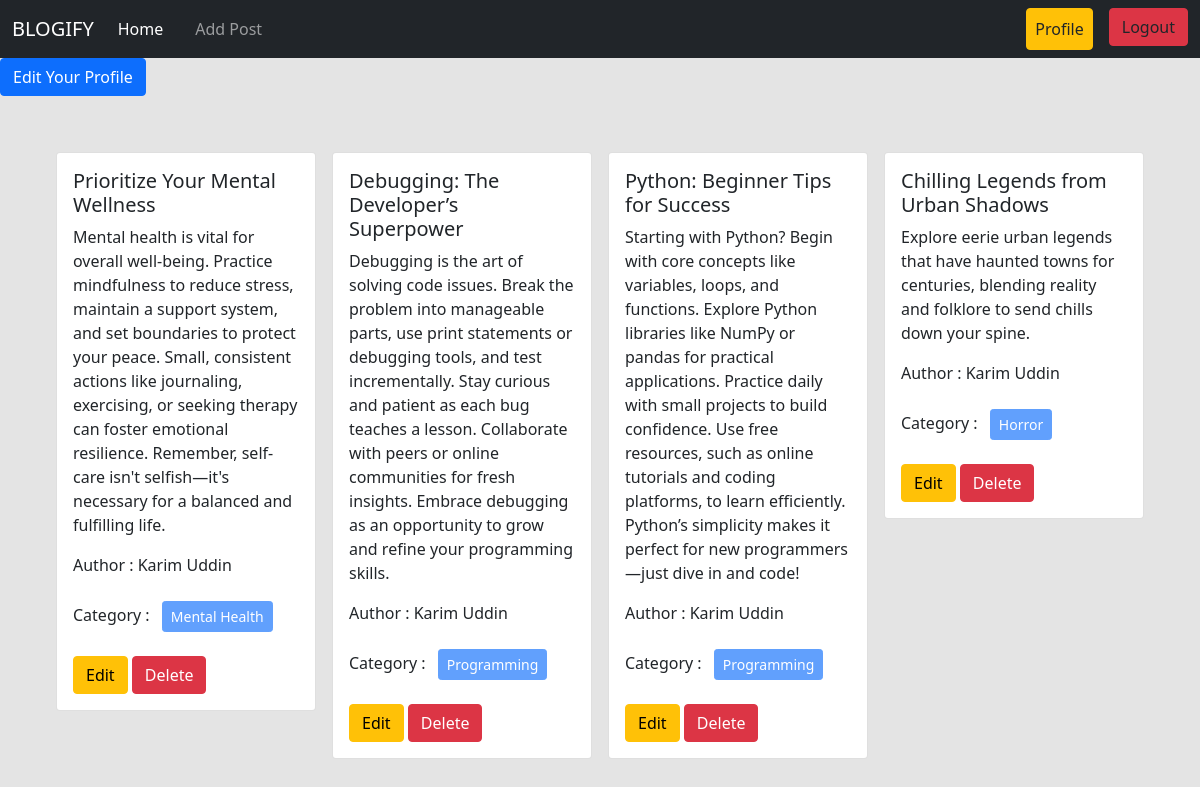
The app's page /author/profile/ (signed in) with its own data.
### posts/models.py (models this page shows, shortened)
class Post(models.Model):
    title = models.CharField(max_length=50)
    content = models.TextField()
    category = models.ManyToManyField(Category) # ekta post multiple categorir moddhe thakte pare abar ekta categorir moddhe multiple post thakte pare
    author = models.ForeignKey(User, on_delete=models.CASCADE)
    image = models.ImageField(upload_to='posts/media/uploads/', blank = True, null = True)

### categories/models.py (models this page shows, shortened)
class Category(models.Model):
    name = models.CharField(max_length=100)
    slug = models.SlugField(max_length=100,unique=True, null=True, blank=True)

### author/views.py (the view)
# urls.py: path('profile/', views.profile, name='profile'),
@login_required
def profile(request):
    data = Post.objects.filter(author = request.user)
    return render(request, 'profile.html', {'data' : data})

### author/templates/profile.html
{% extends 'base.html' %} {% load crispy_forms_tags %} {% block content %}
<div>
  <a class="btn btn-primary" href="{% url 'edit_profile' %}">
    Edit Your Profile</a
  >
</div>
<div class="d-flex flex-wrap justify-content-center px-5 pt-5">
  {% for post in data %}
  <div class="col-sm-3">
    <div class="card m-2">
      <div class="card-body">
        <h5 class="card-title">{{post.title}}</h5>
        <p class="card-text">{{post.content}}</p>
        <p>Author : {{post.author.first_name}} {{post.author.last_name}}</p>
        <p>
          Category : {% for cat in post.category.all %}
          <button class="btn btn-primary btn-sm m-2" disabled>
            {{cat.name}}
          </button>
          {% endfor %}
        </p>
        <a href="{% url 'edit_post' post.id %}" class="btn btn-warning">Edit</a>
        <a href="{% url 'delete_post' post.id %}" class="btn btn-danger"
          >Delete</a
        >
      </div>
    </div>
  </div>
  {% endfor %}
</div>
{% endblock %}

### records on screen
Post: title "Prioritize Your Mental Wellness", content "Mental health is vital for overall well-being. Practice mindfulness to reduce stress, maintain a support system, and set boundaries to protect your peace. Small, consistent actions like journaling, exercising, or seeking therapy can foster emotional resilience. Remember, self-care isn't selfish—it's necessary for a balanced and fulfilling life.", author.first_name "Karim", author.last_name "Uddin"
Category: name "Mental Health"
Post: title "Debugging: The Developer’s Superpower", content "Debugging is the art of solving code issues. Break the problem into manageable parts, use print statements or debugging tools, and test incrementally. Stay curious and patient as each bug teaches a lesson. Collaborate with peers or online communities for fresh insights. Embrace debugging as an opportunity to grow and refine your programming skills.", author.first_name "Karim", author.last_name "Uddin"
Category: name "Programming"
Post: title "Python: Beginner Tips for Success", content "Starting with Python? Begin with core concepts like variables, loops, and functions. Explore Python libraries like NumPy or pandas for practical applications. Practice daily with small projects to build confidence. Use free resources, such as online tutorials and coding platforms, to learn efficiently. Python’s simplicity makes it perfect for new programmers—just dive in and code!", author.first_name "Karim", author.last_name "Uddin"
Post: title "Chilling Legends from Urban Shadows", content "Explore eerie urban legends that have haunted towns for centuries, blending reality and folklore to send chills down your spine.", author.first_name "Karim", author.last_name "Uddin"
Category: name "Horror"
